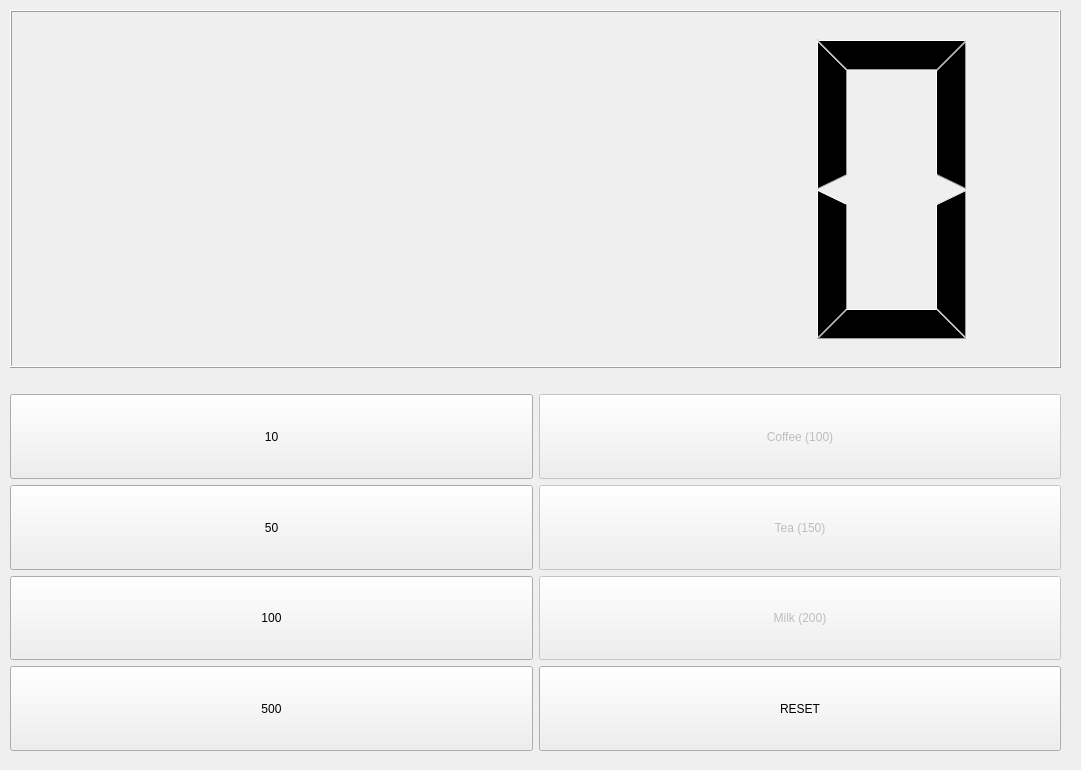
<?xml version="1.0" encoding="UTF-8"?>
<ui version="4.0">
 <class>Widget</class>
 <widget class="QWidget" name="Widget">
  <property name="geometry">
   <rect>
    <x>0</x>
    <y>0</y>
    <width>1081</width>
    <height>770</height>
   </rect>
  </property>
  <property name="sizePolicy">
   <sizepolicy hsizetype="Maximum" vsizetype="Maximum">
    <horstretch>0</horstretch>
    <verstretch>0</verstretch>
   </sizepolicy>
  </property>
  <property name="windowTitle">
   <string>report-Vending-Machine</string>
  </property>
  <widget class="QWidget" name="layoutWidget">
   <property name="geometry">
    <rect>
     <x>10</x>
     <y>10</y>
     <width>1051</width>
     <height>741</height>
    </rect>
   </property>
   <layout class="QGridLayout" name="gridLayout">
    <item row="3" column="0">
     <layout class="QHBoxLayout" name="horizontalLayout">
      <property name="sizeConstraint">
       <enum>QLayout::SetMinimumSize</enum>
      </property>
      <item>
       <layout class="QVBoxLayout" name="verticalLayout">
        <property name="sizeConstraint">
         <enum>QLayout::SetMaximumSize</enum>
        </property>
        <item>
         <widget class="QPushButton" name="pb10">
          <property name="sizePolicy">
           <sizepolicy hsizetype="Minimum" vsizetype="Minimum">
            <horstretch>0</horstretch>
            <verstretch>0</verstretch>
           </sizepolicy>
          </property>
          <property name="text">
           <string>10</string>
          </property>
         </widget>
        </item>
        <item>
         <widget class="QPushButton" name="pb50">
          <property name="sizePolicy">
           <sizepolicy hsizetype="Minimum" vsizetype="Minimum">
            <horstretch>0</horstretch>
            <verstretch>0</verstretch>
           </sizepolicy>
          </property>
          <property name="text">
           <string>50</string>
          </property>
         </widget>
        </item>
        <item>
         <widget class="QPushButton" name="pb100">
          <property name="sizePolicy">
           <sizepolicy hsizetype="Minimum" vsizetype="Minimum">
            <horstretch>0</horstretch>
            <verstretch>0</verstretch>
           </sizepolicy>
          </property>
          <property name="text">
           <string>100</string>
          </property>
         </widget>
        </item>
        <item>
         <widget class="QPushButton" name="pb500">
          <property name="sizePolicy">
           <sizepolicy hsizetype="Minimum" vsizetype="Minimum">
            <horstretch>0</horstretch>
            <verstretch>0</verstretch>
           </sizepolicy>
          </property>
          <property name="text">
           <string>500</string>
          </property>
         </widget>
        </item>
       </layout>
      </item>
      <item>
       <layout class="QVBoxLayout" name="verticalLayout_2">
        <property name="sizeConstraint">
         <enum>QLayout::SetMaximumSize</enum>
        </property>
        <item>
         <widget class="QPushButton" name="pbCoffee">
          <property name="enabled">
           <bool>false</bool>
          </property>
          <property name="sizePolicy">
           <sizepolicy hsizetype="Minimum" vsizetype="Minimum">
            <horstretch>0</horstretch>
            <verstretch>0</verstretch>
           </sizepolicy>
          </property>
          <property name="text">
           <string>Coffee (100)</string>
          </property>
         </widget>
        </item>
        <item>
         <widget class="QPushButton" name="pbTea">
          <property name="enabled">
           <bool>false</bool>
          </property>
          <property name="sizePolicy">
           <sizepolicy hsizetype="Minimum" vsizetype="Minimum">
            <horstretch>0</horstretch>
            <verstretch>0</verstretch>
           </sizepolicy>
          </property>
          <property name="text">
           <string>Tea (150)</string>
          </property>
         </widget>
        </item>
        <item>
         <widget class="QPushButton" name="pbMilk">
          <property name="enabled">
           <bool>false</bool>
          </property>
          <property name="sizePolicy">
           <sizepolicy hsizetype="Minimum" vsizetype="Minimum">
            <horstretch>0</horstretch>
            <verstretch>0</verstretch>
           </sizepolicy>
          </property>
          <property name="text">
           <string>Milk (200)</string>
          </property>
         </widget>
        </item>
        <item>
         <widget class="QPushButton" name="pbReset">
          <property name="sizePolicy">
           <sizepolicy hsizetype="Minimum" vsizetype="Minimum">
            <horstretch>0</horstretch>
            <verstretch>0</verstretch>
           </sizepolicy>
          </property>
          <property name="text">
           <string>RESET</string>
          </property>
         </widget>
        </item>
       </layout>
      </item>
     </layout>
    </item>
    <item row="1" column="0">
     <widget class="QLCDNumber" name="lcd"/>
    </item>
    <item row="2" column="0">
     <widget class="QLabel" name="label">
      <property name="sizePolicy">
       <sizepolicy hsizetype="Minimum" vsizetype="Maximum">
        <horstretch>0</horstretch>
        <verstretch>0</verstretch>
       </sizepolicy>
      </property>
      <property name="text">
       <string/>
      </property>
      <property name="alignment">
       <set>Qt::AlignCenter</set>
      </property>
     </widget>
    </item>
   </layout>
  </widget>
 </widget>
 <resources/>
 <connections/>
</ui>
